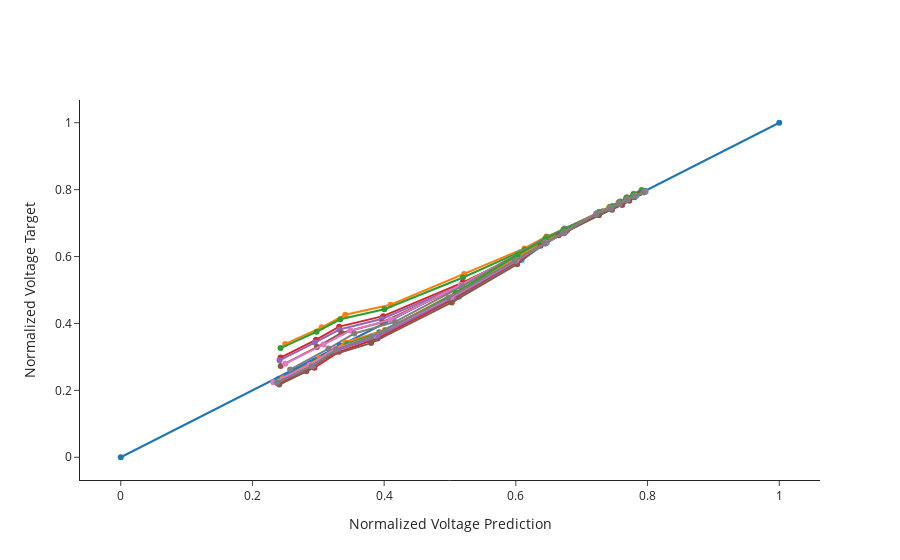

The cell this chart's notebook holds for it:
### Markdown cell above
## Parity Plot of Training Error

### Code cell
# random plotting traing error at some interval = skip to not make the plot rendering too slow
batch_size = datasets["batch_size"]
skip = 70

fig = go.Figure()
fig.add_trace(go.Scatter(x=[0, 1], y=[0, 1], showlegend=False, mode="markers+lines"))
for i in range(0, len(datasets["X_train"]), batch_size * skip):
    df_pred = pd.DataFrame(model.predict(datasets["X_train"][i : i + batch_size], verbose=0)[:, :, 0])
    df_train = pd.DataFrame(datasets["y_train"][i : i + batch_size][:, :, 0])
    fig.add_trace(
        go.Scatter(
            x=df_pred[0].values,
            y=df_train[0].values,
            showlegend=False,
            mode="markers+lines",
        )
    )

fig.update_yaxes(title="Normalized Voltage Target")
fig.update_xaxes(title="Normalized Voltage Prediction")
fig.update_layout(template="simple_white")
